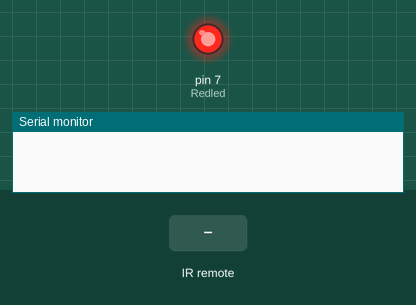
A sketch run on a simulated Arduino Uno, built with avr-gcc and run on an emulated ATmega328P. Parts: output pins drawn as LEDs (lit = HIGH), the last lines printed to the serial monitor. Inputs (shaded band) come from the test bench.

Above: at 1.2 s.
1.3 s: infrared code 0xE916FF00 received
At 2.5 s:
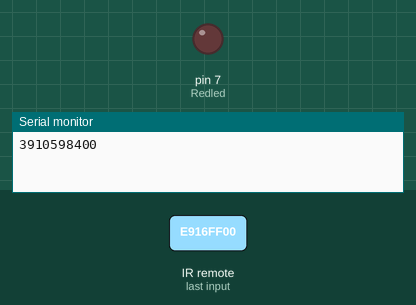
Timing chart, 0 to 4.3 s (numbered marks = the images above; inputs shaded):
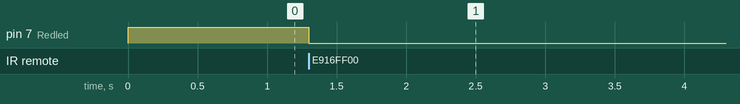

The sketch:

IRremote_LED.ino
```cpp
#include<IRremote.h>

int receiver = 8;
int Redled= 7;
bool LED = true;
unsigned long press;

IRrecv irrecv(receiver);

void setup()
{
  pinMode(Redled,OUTPUT);
  digitalWrite(Redled, HIGH);
  Serial.begin(9600);
  irrecv.enableIRIn();
}

void loop()
{
  if (irrecv.decode()){
    press = irrecv.decodedIRData.decodedRawData;
    Serial.println(press);
    if(press == 3910598400){
      if(LED){
        digitalWrite(Redled, LOW);
        LED = !LED;
      }else{
        digitalWrite(Redled, HIGH);
        LED = !LED;
      }
    }
    irrecv.resume();
  }
}
```

Measured:
- after the input at 1.3 s, pin 7 (Redled): HIGH → LOW at once
